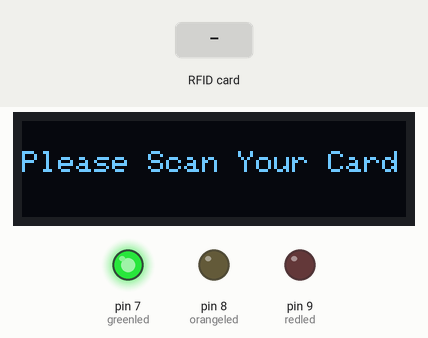
Simulated run of this sketch. Board: Arduino Uno, built with avr-gcc and run on an emulated ATmega328P. On the bench: 128×32 one-colour display, output pins drawn as LEDs (lit = HIGH). The inputs (shaded band) are chosen by the test bench. Pins used as bus, display or sensor lines are not drawn; what the sketch prints to the serial monitor is not drawn.

Above: at 3.3 s.
3.4 s: RFID card 5E 7A 19 C4 held to the reader
At 3.9 s:
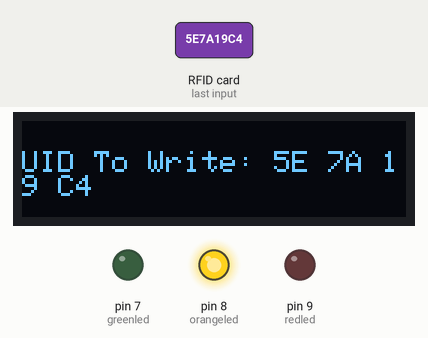
Timing chart, 0 to 6.4 s (numbered marks = the images above; inputs shaded):
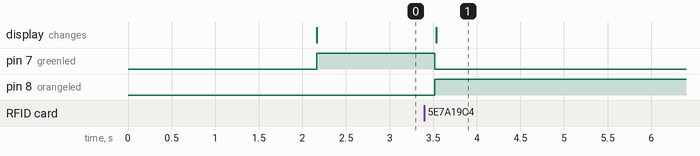

The sketch:

RFIDClonerFinal.ino
```cpp
// (licence header left out)
#include <Wire.h>
#include <SPI.h>
#include <MFRC522.h>
#include <Adafruit_GFX.h>
#include <Adafruit_SSD1306.h>

#define SS_PIN 10
#define RST_PIN 13

#define SCREEN_WIDTH 128 // OLED display width, in pixels
#define SCREEN_HEIGHT 32 // OLED display height, in pixels

// Declaration for an SSD1306 display connected to I2C (SDA, SCL pins)
Adafruit_SSD1306 display(SCREEN_WIDTH, SCREEN_HEIGHT, &Wire, -1);

MFRC522 rfid(SS_PIN, RST_PIN); // Instance of the class

MFRC522::MIFARE_Key key;

// Init array that will store new NUID
byte nuidPICC[4];

String uidString = "";

int greenled = 7;
int orangeled = 8;
int redled = 9;

void setup() {
  Serial.begin(9600);
  SPI.begin(); // Init SPI bus
  rfid.PCD_Init(); // Init MFRC522

  for (byte i = 0; i < 6; i++) {
    key.keyByte[i] = 0xFF;
  }

  pinMode(greenled, OUTPUT);
  pinMode(orangeled, OUTPUT);
  pinMode(redled, OUTPUT);

  delay(2000);
  rfid.PCD_DumpVersionToSerial();  // Show details of PCD - MFRC522 Card Reader details
  Serial.println(F("Scan PICC to see UID, SAK, type, and data blocks..."));
  Serial.print(F("Using the following key:"));
  String keyString;
  for (byte i = 0; i < sizeof(key); i++)
  {
    Serial.print(key.keyByte[i] < 0x10 ? " 0" : " ");
    Serial.print(key.keyByte[i], HEX);
    keyString.concat(String(key.keyByte[i] < 0x10 ? " 0" : " "));
    keyString.concat(String(key.keyByte[i], HEX));
  }
  Serial.println();

  if (!display.begin(SSD1306_SWITCHCAPVCC, 0x3C)) { // Address 0x3C for 128x64
    Serial.println(F("SSD1306 allocation failed"));
    for (;;);
  }

  Serial.println();
  Serial.println("STEP 1: READ UID");
  display.clearDisplay();
  display.setTextSize(1);
  display.setTextColor(WHITE);
  display.setCursor(0, 10);
  display.print("Please Scan Your Card");
  display.display();
}

void loop() {

  while (nuidPICC[0] == 0 && nuidPICC[1] == 0 && nuidPICC[2] == 0 && nuidPICC[3] == 0) {
    readUID();
  }
  delay(1000);
  writeUID();
}

void readUID() {

  digitalWrite(greenled, HIGH);
  digitalWrite(orangeled, LOW);
  digitalWrite(redled, LOW);

  // Reset the loop if no new card present on the sensor/reader. This saves the entire process when idle.
  if ( ! rfid.PICC_IsNewCardPresent())
    return;

  // Verify if the NUID has been readed
  if ( ! rfid.PICC_ReadCardSerial())
    return;

  Serial.print(F("PICC type: "));
  MFRC522::PICC_Type piccType = rfid.PICC_GetType(rfid.uid.sak);
  Serial.println(rfid.PICC_GetTypeName(piccType));

  // Check is the PICC of Classic MIFARE type
  if (piccType != MFRC522::PICC_TYPE_MIFARE_MINI &&
      piccType != MFRC522::PICC_TYPE_MIFARE_1K &&
      piccType != MFRC522::PICC_TYPE_MIFARE_4K) {
    Serial.println(F("Your tag is not of type MIFARE Classic."));
    return;
  }

  if (rfid.uid.uidByte[0] != nuidPICC[0] ||
      rfid.uid.uidByte[1] != nuidPICC[1] ||
      rfid.uid.uidByte[2] != nuidPICC[2] ||
      rfid.uid.uidByte[3] != nuidPICC[3] ) {
    Serial.println(F("A new card has been detected."));
    Serial.println(rfid.uid.size);
    // Store NUID into nuidPICC array
    uidString = "";
    for (byte i = 0; i < rfid.uid.size; i++) {
      nuidPICC[i] = rfid.uid.uidByte[i];
      uidString.concat(String(rfid.uid.uidByte[i] < 0x10 ? " 0" : " "));
      uidString.concat(String(rfid.uid.uidByte[i], HEX));
    }
    rfid.PICC_DumpToSerial(&(rfid.uid));
  }
  else Serial.println(F("Card read previously."));

  // Halt PICC
  rfid.PICC_HaltA();

  // Stop encryption on PCD
  rfid.PCD_StopCrypto1();


  /**
    Serial.println("Press Y to continue");
    while (true) // remain here until told to break
    {
      if (Serial.available() > 0) // did something come in?
        if (Serial.read() == 'Y') // is that something the char G?
          break;
    }
  */

  delay(100);

  digitalWrite(greenled, LOW);
  digitalWrite(orangeled, HIGH);

  uidString.toUpperCase();
  Serial.print("UID To Write:");
  Serial.print(uidString);
  Serial.println();
  display.clearDisplay();
  display.setTextSize(1);
  display.setTextColor(WHITE);
  display.setCursor(0, 10);
  // Display static text
  display.print("UID To Write:");
  display.println(uidString);
  display.display();
  Serial.println();
  Serial.println("STEP 2: WRITE UID");
  delay(100);
}

void writeUID() {

  digitalWrite(orangeled, HIGH);
  digitalWrite(greenled, LOW);
  digitalWrite(redled, LOW);

  // Reset the loop if no new card present on the sensor/reader. This saves the entire process when idle. And if present, select one.
  if ( ! rfid.PICC_IsNewCardPresent() || ! rfid.PICC_ReadCardSerial() || (rfid.uid.uidByte[0] == nuidPICC[0] && rfid.uid.uidByte[1] == nuidPICC[1] && rfid.uid.uidByte[2] == nuidPICC[2] && rfid.uid.uidByte[3] == nuidPICC[3])) {
    delay(50);
    return;
  }

  // Now a card is selected. The UID and SAK is in rfid.uid.

  // Dump UID
  Serial.print(F("Current Card UID:"));
  String uidStringCurrent = "";
  for (byte i = 0; i < rfid.uid.size; i++) {
    Serial.print(rfid.uid.uidByte[i] < 0x10 ? " 0" : " ");
    Serial.print(rfid.uid.uidByte[i], HEX);
    uidStringCurrent.concat(String(rfid.uid.uidByte[i] < 0x10 ? " 0" : " "));
    uidStringCurrent.concat(String(rfid.uid.uidByte[i], HEX));
  }
  Serial.println();
  uidStringCurrent.toUpperCase();
  display.clearDisplay();
  display.setTextSize(1);
  display.setTextColor(WHITE);
  display.setCursor(0, 10);
  // Display static text
  display.print("Current Card UID:");
  display.println(uidStringCurrent);
  display.display();

  // Dump PICC type
  //  MFRC522::PICC_Type piccType = mfrc522.PICC_GetType(mfrc522.uid.sak);
  //  Serial.print(F("PICC type: "));
  //  Serial.print(mfrc522.PICC_GetTypeName(piccType));
  //  Serial.print(F(" (SAK "));
  //  Serial.print(mfrc522.uid.sak);
  //  Serial.print(")\r\n");
  //  if (  piccType != MFRC522::PICC_TYPE_MIFARE_MINI
  //    &&  piccType != MFRC522::PICC_TYPE_MIFARE_1K
  //    &&  piccType != MFRC522::PICC_TYPE_MIFARE_4K) {
  //    Serial.println(F("This sample only works with MIFARE Classic cards."));
  //    return;
  //  }

  display.clearDisplay();
  display.setTextSize(1);
  display.setTextColor(WHITE);
  display.setCursor(0, 0);

  digitalWrite(orangeled, LOW);

  // Set new UID
  if ( rfid.MIFARE_SetUid(nuidPICC, (byte)4, true) ) {
    Serial.println(F("Wrote new UID to card"));
    display.println("Wrote new UID to card");
    digitalWrite(greenled, HIGH);
  }
  else {
    Serial.println(F("ERROR writing new UID to card"));
    display.println("ERROR writing new UID to card");
    digitalWrite(redled, HIGH);
  }

  display.display();

  // Halt PICC and re-select it so DumpToSerial doesn't get confused
  rfid.PICC_HaltA();
  if ( ! rfid.PICC_IsNewCardPresent() || ! rfid.PICC_ReadCardSerial() ) {
    return;
  }

  // Dump the new memory contents
  Serial.println(F("New UID and contents:"));
  rfid.PICC_DumpToSerial(&(rfid.uid));
  Serial.print(F("New Card UID:"));
  String uidStringNew = "";
  for (byte i = 0; i < rfid.uid.size; i++) {
    Serial.print(rfid.uid.uidByte[i] < 0x10 ? " 0" : " ");
    Serial.print(rfid.uid.uidByte[i], HEX);
    uidStringNew.concat(String(rfid.uid.uidByte[i] < 0x10 ? " 0" : " "));
    uidStringNew.concat(String(rfid.uid.uidByte[i], HEX));
  }
  uidStringNew.toUpperCase();
  Serial.println();
  display.println("New Card UID:");
  display.println(uidStringNew);
  display.display();

  memset(nuidPICC, 0, sizeof(nuidPICC));
  delay(5000);
  Serial.println();
  Serial.println("STEP 1: READ UID");
  display.clearDisplay();
  display.setTextSize(1);
  display.setTextColor(WHITE);
  display.setCursor(0, 10);
  display.print("Please Scan Your Card");
  display.display();
}


/**
   Helper routine to dump a byte array as hex values to Serial.

  void printHexKey(byte * buffer, byte bufferSize) {
  for (byte i = 0; i < bufferSize; i++) {
    contentKey.concat(String(buffer[i] < 0x10 ? " 0" : " "));
    contentKey.concat(String(buffer[i], HEX));
  }
  }

  void printHex(byte * buffer, byte bufferSize) {
  for (byte i = 0; i < bufferSize; i++) {
    content.concat(String(buffer[i] < 0x10 ? " 0" : " "));
    content.concat(String(buffer[i], HEX));
  }
  }
*/
```

Measured:
- after the input at 3.4 s, pin 7 (greenled): HIGH → LOW after 0.12 s; pin 8 (orangeled): LOW → HIGH after 0.12 s; the display: changes after 0.14 s (image 1)
